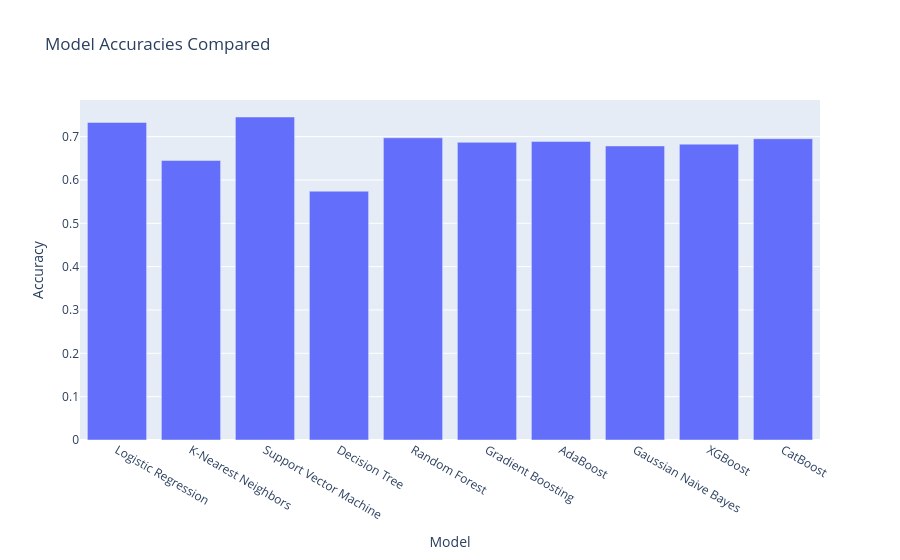

Notebook source saved alongside this figure:
### Markdown cell above
---
## 🔟 Comparing Multiple Prediction Models

There's no single "best" **Algorithm** for every dataset, so we try several and compare their accuracy on the test set — the percentage of students whose GradeClass was correctly predicted.

### Code cell
classification_models = {
    "Logistic Regression": LogisticRegression(),
    "K-Nearest Neighbors": KNeighborsClassifier(),
    "Support Vector Machine": SVC(),
    "Decision Tree": DecisionTreeClassifier(),
    "Random Forest": RandomForestClassifier(),
    "Gradient Boosting": GradientBoostingClassifier(),
    "AdaBoost": AdaBoostClassifier(),
    "Gaussian Naive Bayes": GaussianNB(),
    "XGBoost": XGBClassifier(),
    "CatBoost": CatBoostClassifier(silent=True),
}

model_names = []
accuracies = []

for name, model in classification_models.items():
    model.fit(X_train, y_train)
    score = model.score(X_test, y_test)
    model_names.append(name)
    accuracies.append(score)
    print(f"{name:<25} accuracy: {score:.3f}")

df_models = pd.DataFrame({'Model': model_names, 'Accuracy': accuracies})
fig = px.bar(df_models, x='Model', y='Accuracy', title='Model Accuracies Compared')
fig.show()

### Figure 1 — Plotly figure (JSON) as saved in the notebook; plotly's stock layout.template omitted (floating-point values rounded to 4 significant figures)
{"data": [{"hovertemplate": "Model=%{x}<br>Accuracy=%{y}<extra></extra>", "legendgroup": "", "marker": {"color": "#636efa", "pattern": {"shape": ""}}, "name": "", "orientation": "v", "showlegend": false, "textposition": "auto", "type": "bar", "x": ["Logistic Regression", "K-Nearest Neighbors", "Support Vector Machine", "Decision Tree", "Random Forest", "Gradient Boosting", "AdaBoost", "Gaussian Naive Bayes", "XGBoost", "CatBoost"], "xaxis": "x", "y": [0.7328, 0.6451, 0.7453, 0.5741, 0.6973, 0.6868, 0.6889, 0.6785, 0.6827, 0.6952], "yaxis": "y"}], "layout": {"barmode": "relative", "legend": {"tracegroupgap": 0}, "title": {"text": "Model Accuracies Compared"}, "xaxis": {"anchor": "y", "domain": [0.0, 1.0], "title": {"text": "Model"}}, "yaxis": {"anchor": "x", "domain": [0.0, 1.0], "title": {"text": "Accuracy"}}}}
